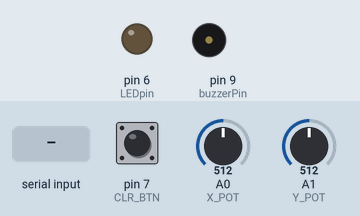
Simulated run of this sketch. Board: Arduino Uno, built with avr-gcc and run on an emulated ATmega328P. Shown: output pins drawn as LEDs (lit = HIGH), buzzer (waves = sounding). Inputs (shaded band) come from the test bench; at power-on: pin 7 (CLR_BTN) LOW, A0 (X_POT) = 512, A1 (Y_POT) = 512. What the sketch prints to the serial monitor is not drawn.

Above: at 1.2 s.
1.3 s: byte 3 (3) received over Serial
At 3.6 s:
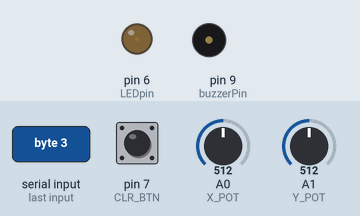
4.3 s: byte 1 (1) received over Serial
At 4.41 s:
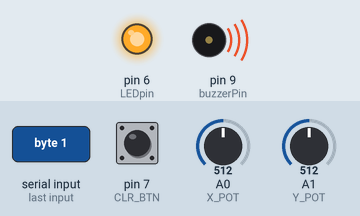
At 5.5 s:
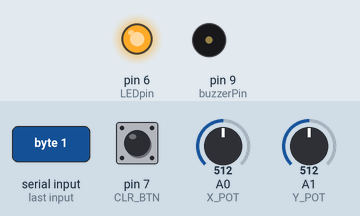
Timing chart, 0 to 7.3 s (numbered marks = the images above; inputs shaded):
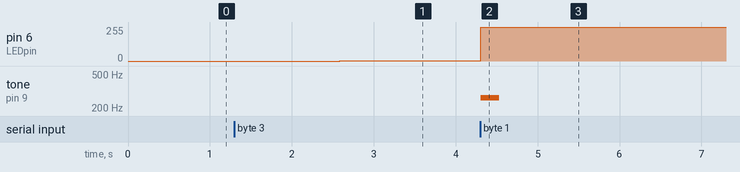

The sketch:

ControllerCode.ino
```cpp
//https://youtu.be/X9DqwbC8Nr8

#define X_POT A0
#define Y_POT A1
#define CLR_BTN 7
const int buzzerPin = 9;
const int LEDpin = 6;
int incomingByte;

void setup() {
  pinMode( X_POT, INPUT );
  pinMode( Y_POT, INPUT );
  pinMode( CLR_BTN, INPUT );
  pinMode(buzzerPin, OUTPUT);
  pinMode (LEDpin, OUTPUT);


  Serial.begin( 9600 );
}

void fade_out() {
  for (int i = 255; i > 0; i--) {
    analogWrite(LEDpin, i);
    delay(5);
  }
}

void loop() {
  Serial.print( analogRead( X_POT ) );
  Serial.print( "," );
  Serial.print( analogRead( Y_POT ) );
  Serial.print( "," );
  Serial.print( digitalRead( CLR_BTN ) );
  Serial.println();

  if (Serial.available() > 0) {
    incomingByte = Serial.read();

    if (incomingByte == 0) {
      analogWrite(LEDpin, 255);
    }
    if (incomingByte == 1) {
      tone(buzzerPin, 262, 226);
      analogWrite(LEDpin, 255);
    }
    if (incomingByte == 3) {
      fade_out();
    }


 }

  delay(33);

}
```

Measured:
- after the input at 1.3 s, pin 6 (LEDpin): 0/255 → 1/255 after 1.3 s
- after the input at 4.3 s, pin 6 (LEDpin): 1/255 → 255/255 at once; tone on pin 9 (buzzerPin): silent → 262 Hz at once, → silent 0.23 s later
